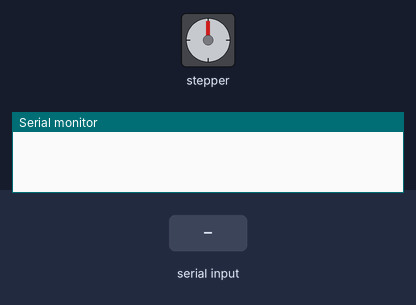
A sketch run on a simulated Arduino Uno, built with avr-gcc and run on an emulated ATmega328P. Parts: stepper motor, the last lines printed to the serial monitor. Wiring (inferred from the names in the program): stepper motor driver (200 steps per turn assumed): step pin 13; direction pin 12; enable pin 11. The inputs (shaded band) are chosen by the test bench.

Above: at 1.2 s.
1.3 s: "q" received over Serial
At 1.9 s:
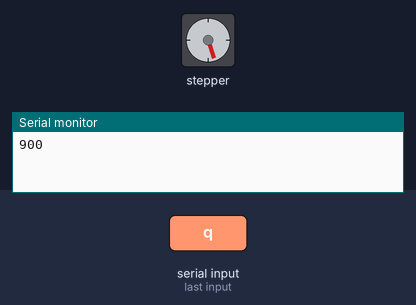
2.9 s: byte 115 ('s') received over Serial
At 3.7 s:
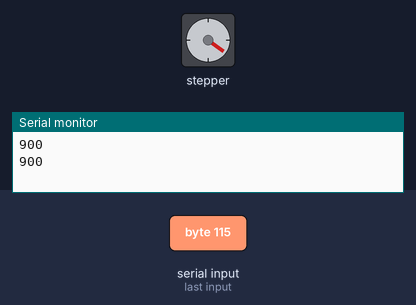
4.4 s: "w" received over Serial
At 5.1 s:
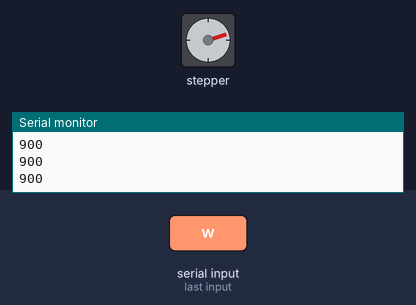
5.9 s: "r" received over Serial
At 6.9 s:
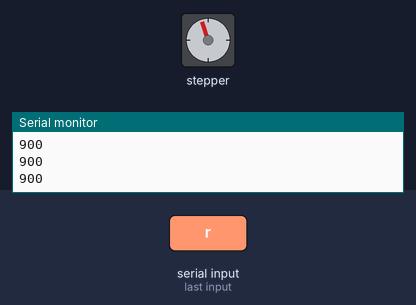
7.4 s: "e" received over Serial
At 7.7 s:
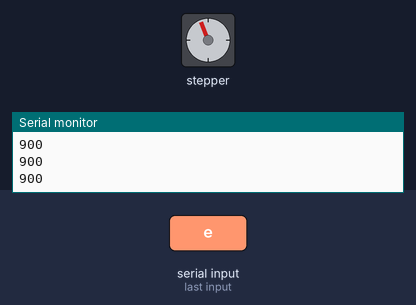
8.9 s: "u" received over Serial
At 10.0 s:
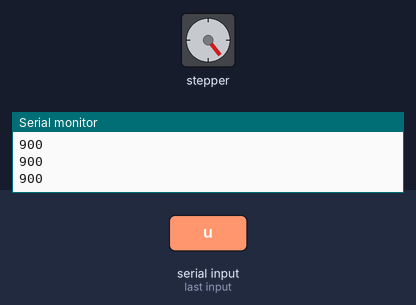
Timing chart, 0 to 11.5 s (numbered marks = the images above; inputs shaded):
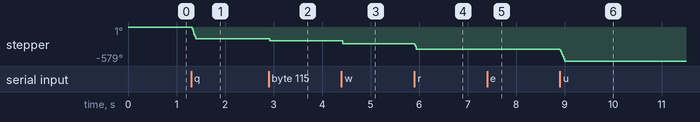

The sketch:

basicstep.ino
```cpp
#define ENA     11
#define DIR     12//for direction
#define STEP    13//for step signal

char ch;
int count;
int i;
//steps, rpm, max, acc
int vstep[4] = {110, 900, 470, 0};
const int limitrpm = 470;


void setup() {
    Serial.begin(115200);
    pinMode(ENA, OUTPUT);
    pinMode(STEP, OUTPUT);
    pinMode(DIR, OUTPUT);
    //stepper off
    digitalWrite(ENA, HIGH);
    }


void loop() {
  if (Serial.available() > 0) {
    ch = Serial.read();
    if (48 <= ch && ch <= 57) {
      stepset();
    } else {
      digitalWrite(ENA, LOW);
      charconverter();
      stepmov();
    }
  // else { analog.read(potentiometer)) <- calculating status
}}


void charconverter() {
  if (ch == 'q') {
    vstep[0] = 110;
  } else if (ch == 'w') {
    vstep[0] = 30;
  } else if (ch == 'e') {
    vstep[0] = 2;
  } else if (ch == 'r') {
    vstep[0] = 50;
  } else if (ch == 't') {
  } else if (ch == 'u') {
    vstep[0] = 110;
  } else if (ch == 'i') {
    vstep[0] = 20;
  } else if (ch == 'o') {
    vstep[0] = 20;
  } else if (ch == 'p') {
    vstep[0] = 20;
  } else if (ch == 'a') {
    vstep[0] = 20;
  } else if (ch == 's') {
    vstep[0] = 20;
  }
}

void stepset() {
  if (ch == '0') {
    digitalWrite(DIR, LOW);
    vstep[3] = 0;
  } else if(ch == '1') {
    vstep[3] = 1;
  } else if ( ch == '2') {
    vstep[3] = 2;
  } else if (ch == '3') {
    vstep[3] = 3;
  } else if (ch == '4') {
    vstep[3] = 4;
  } else if (ch == '5') {
    digitalWrite(DIR, HIGH);
    vstep[3] = 0;
  } else if (ch == '6') {
    vstep[3] = -1;
  } else if (ch == '7') {
    vstep[3] = -2;
  } else if (ch == '8') {
    vstep[3] = -3;
  } else if (ch == '9') {
    vstep[3] = -4;
  }
}

void  stepmov() {
  if (vstep[0] <= 1) {
    vstep[0] = 2;
  }
  for (i = 0; i < vstep[0]; i++) {
    digitalWrite(STEP, HIGH);
    delayMicroseconds(vstep[1]);
    digitalWrite(STEP, LOW);
    if (vstep[1] >= vstep[2]) {
      vstep[1] = vstep[1] - vstep[3];
    } else {
      vstep[1] = limitrpm;
    }
  }
  Serial.println (vstep[1]);
  digitalWrite(ENA, HIGH);
}
```

Measured:
- after the input at 1.3 s, stepper: turns 198° counter-clockwise in 0.10 s, starting at once
- after the input at 2.9 s, stepper: goes -199° 0.02 s, then -234°, starting at once
- after the input at 4.4 s, stepper: goes -235° 0.03 s, then -288°, starting at once
- after the input at 5.9 s, stepper: turns 90° counter-clockwise, starting at once
- after the input at 8.9 s, stepper: turns 198° counter-clockwise in 0.10 s, starting at once
